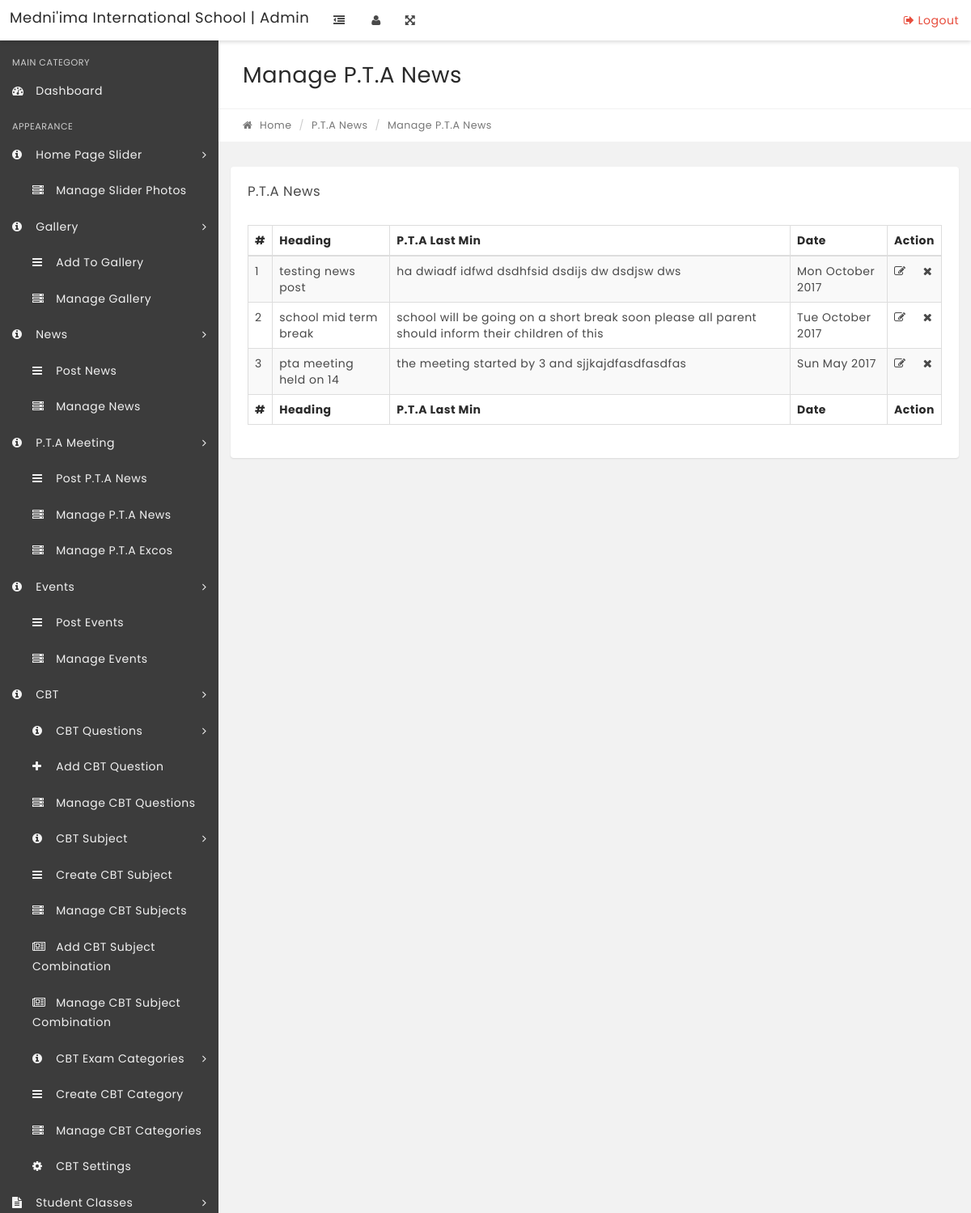
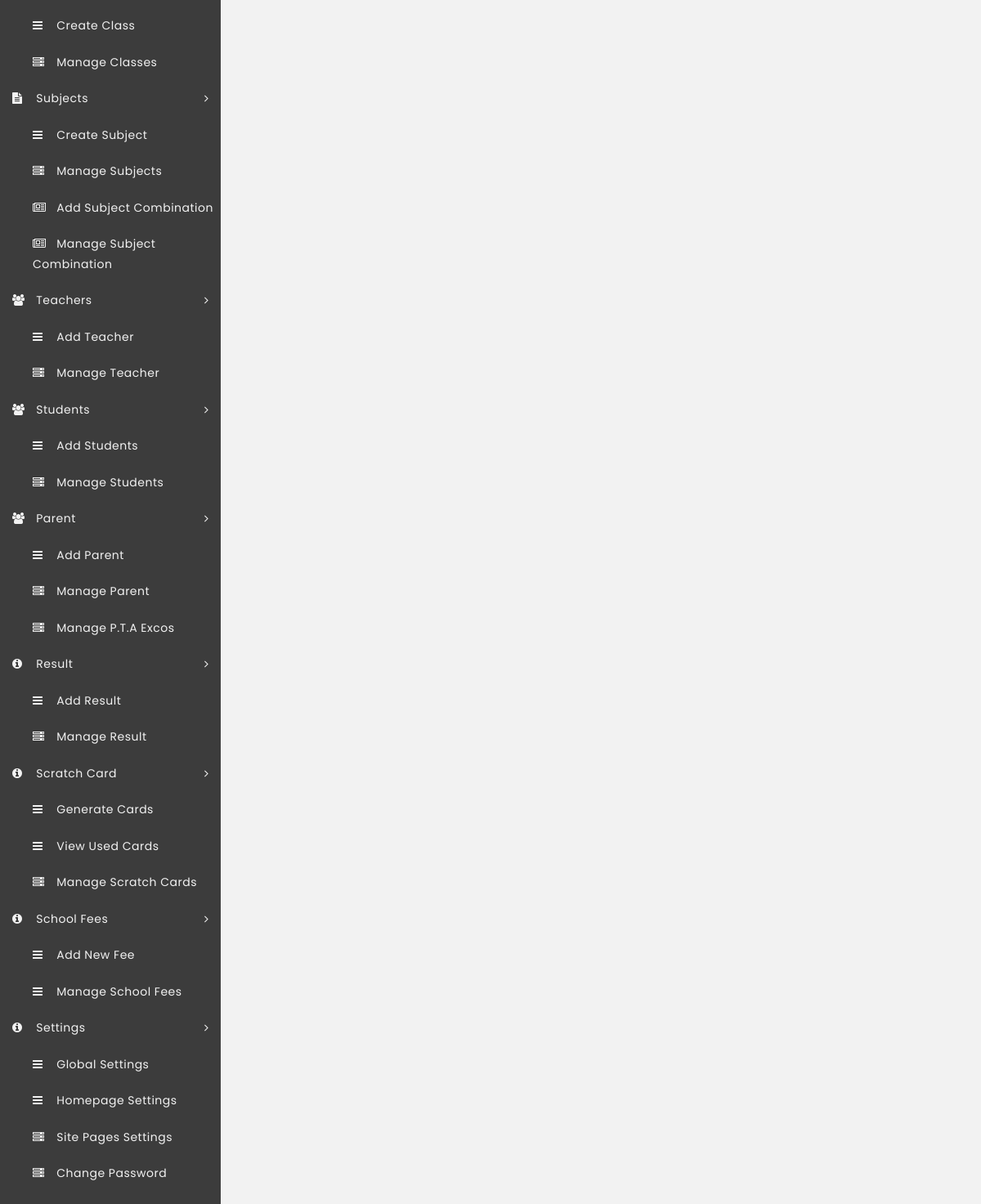
Screenshot of /admin/manage-pta-news.php with the database file from the repository (2 pictures, top to bottom).
### tables this page shows
CREATE TABLE IF NOT EXISTS `tblptanews` (
  `id` int(11) NOT NULL,
  `title` varchar(250) NOT NULL,
  `content` text NOT NULL,
  `image` text NOT NULL,
  `date` datetime NOT NULL,
  `last_update` timestamp NOT NULL DEFAULT CURRENT_TIMESTAMP ON UPDATE CURRENT_TIMESTAMP
);

### controller/header.php (called while the page is built, shortened)
<?php
require_once __DIR__ . '/config.php';
if(($db=="" || $db->connect_error))
{
    header("Location: /installation/");
}
else{
include __DIR__ . '/func.php';
$iSMartFUN = new Ismart_Controller($db);
}
?>

### controller/func.php (called while the page is built, shortened)
<?php
class Ismart_Controller {
	var $db;
	function __construct($db){
		$this->db = $db;
            	}
public function getTRows($table,$conditions = array()){
		$sql = 'SELECT ';
		$sql .= array_key_exists("select",$conditions)?$conditions['select']:'*';
		$sql .= ' FROM '.$table;
		$result = $this->db->query($sql);
		if(array_key_exists("return_type",$conditions) && $conditions['return_type'] != 'all'){
			switch($conditions['return_type']){
				case 'count':
					$data = $result->num_rows;
					break;
				case 'single':
					$data = $result->fetch_object();
					break;
				default:
					$data = '';
			}
		}else{
			if($result->num_rows > 0){
				while($row = $result->fetch_object()){
					$data[] = $row;
				}
			}
		}
		return !empty($data)?$data:false;
	}
}
?>

### admin/manage-pta-news.php (the view, shortened to what this page needs)
<?php
include('../controller/header.php');
if(strlen($_SESSION['alogin'])=="")
    {
    $login_url=''.SITE_URL.'login';
    header("Location: $login_url");
    }
    else{
?>
<!DOCTYPE html>
<html lang="en">
    <head>
    </head>
    <body class="top-navbar-fixed">
        <div class="main-wrapper">
   <?php include('includes/topbar.php');?>
            <div class="content-wrapper">
                <div class="content-container">
<?php include('includes/leftbar.php');?>
                    <div class="main-page">
                        <div class="container-fluid">
                            <div class="row page-title-div">
                                <div class="col-md-6">
                                    <h2 class="title">Manage P.T.A News</h2>
                                </div>
                            </div>
                            <div class="row breadcrumb-div">
                                <div class="col-md-6">
                                    <ul class="breadcrumb">
            							<li><a href="dashboard.php"><i class="fa fa-home"></i> Home</a></li>
                                        <li>P.T.A News</li>
            							<li class="active">Manage P.T.A News</li>
            						</ul>
                                </div>
                            </div>
                        </div>
                        <section class="section">
                            <div class="container-fluid">
<div id="divToPrint">
                                <div class="row">
                                    <div class="col-md-12">
                                        <div class="panel">
                                            <div class="panel-heading">
                                                <div class="panel-title">
                                                    <h5>P.T.A News</h5>
                                                </div>
                                            </div>
                                            <div class="panel-body p-20">
                                                <table id="example" class="display table table-striped table-bordered" cellspacing="0" width="100%">
                                                    <thead>
                                                        <tr>
                                                            <th>#</th>
                                                            <th>Heading</th>
                                                            <th>P.T.A Last Min</th>
                                                            <th>Date</th>
                                                            <th>Action</th>
                                                        </tr>
                                                    </thead>
                                                    <tfoot>
                                                        <tr>
                                                          <th>#</th>
                                                            <th>Heading</th>
                                                            <th>P.T.A Last Min</th>
                                                            <th>Date</th>
                                                            <th>Action</th>
                                                        </tr>
                                                    </tfoot>
                                                    <tbody>
<?php
$pTAnews_list = $iSMartFUN->getTRows("tblptanews");
$cnt=1;
if($pTAnews_list)
{
foreach($pTAnews_list as $result)
{   ?>
<tr>
 <td><?php echo htmlentities($cnt);?></td>
                                                            <td><?php echo htmlentities($result->title);?></td>
                                                            <td><?php echo htmlentities($result->content);?></td>
                                                            <td><?php echo htmlentities(date('D F Y',strtotime($result->date)));?></td>
<td>
<a href="edit-pta-news.php?nid=<?php echo htmlentities($result->id);?>"><i class="fa fa-edit" title="Edit News"></i> </a> &nbsp;&nbsp;&nbsp;
<a href="manage-pta-news.php?did=<?php echo htmlentities($result->id);?>"><i class="fa fa-times" title="Delete"></i> </a>
</td>
</tr>
<?php $cnt=$cnt+1;}} ?>
                                                    </tbody>
                                                </table>
</div>
                                            </div>
                                        </div>
                                    </div>
                                                </div>
                                            </div>
                                        </div>
                                    </div>
                                </div>
                            </div>
    </body>
</html>
<?php } ?>

### rows the page displays
tblptanews: title "testing news post", content "ha dwiadf idfwd dsdhfsid dsdijs dw dsdjsw dws", date "Mon October 2017"
tblptanews: title "school mid term break", content "school will be going on a short break soon please all parent should inform their children of this", date "Tue October 2017"
tblptanews: title "pta meeting held on 14", content "the meeting started by 3 and sjjkajdfasdfasdfas", date "Sun May 2017"

### other values shown
SCHOOL_NAME "Medni'ima International School"
